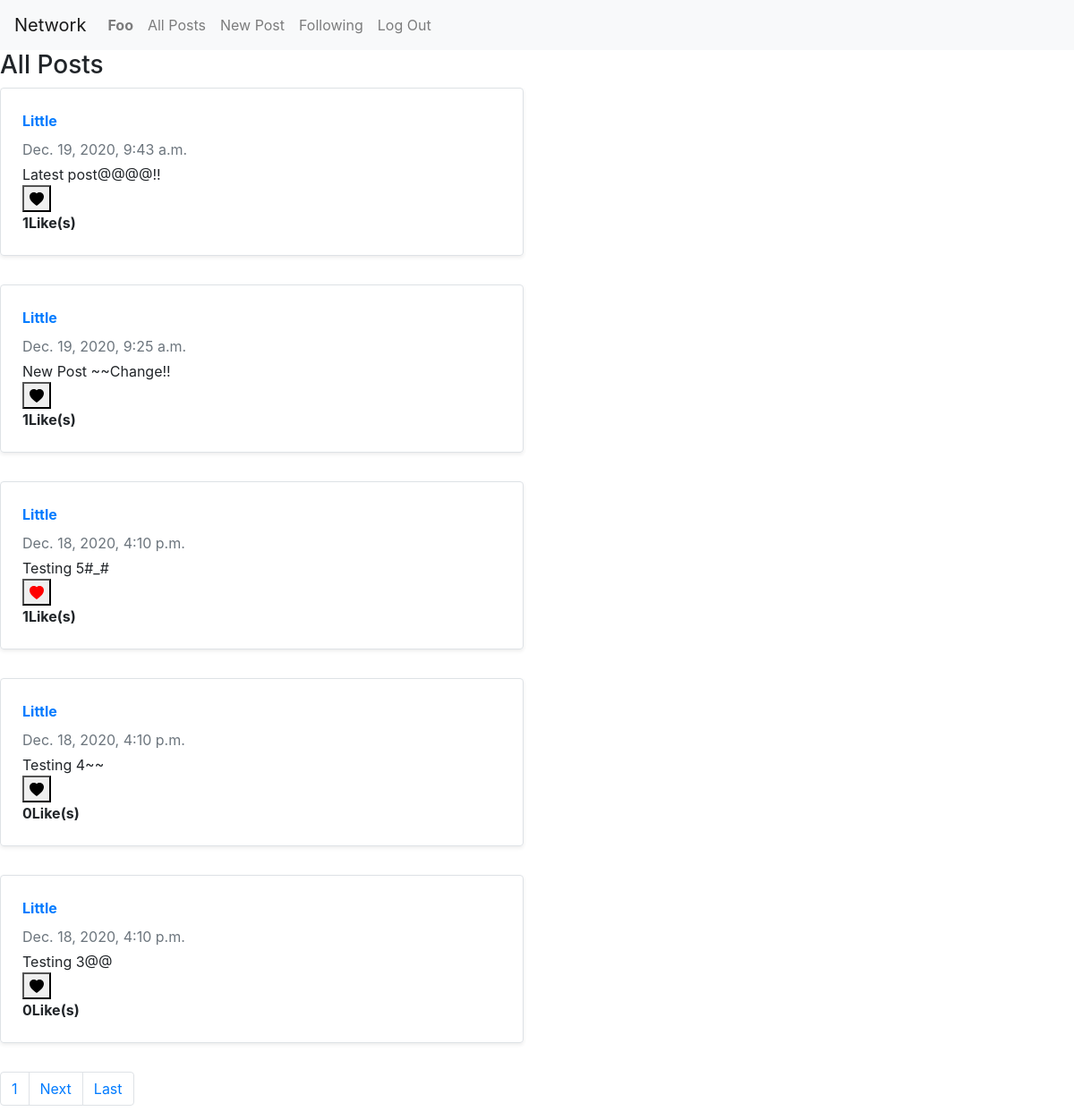
The app's page /following (signed in), older data.
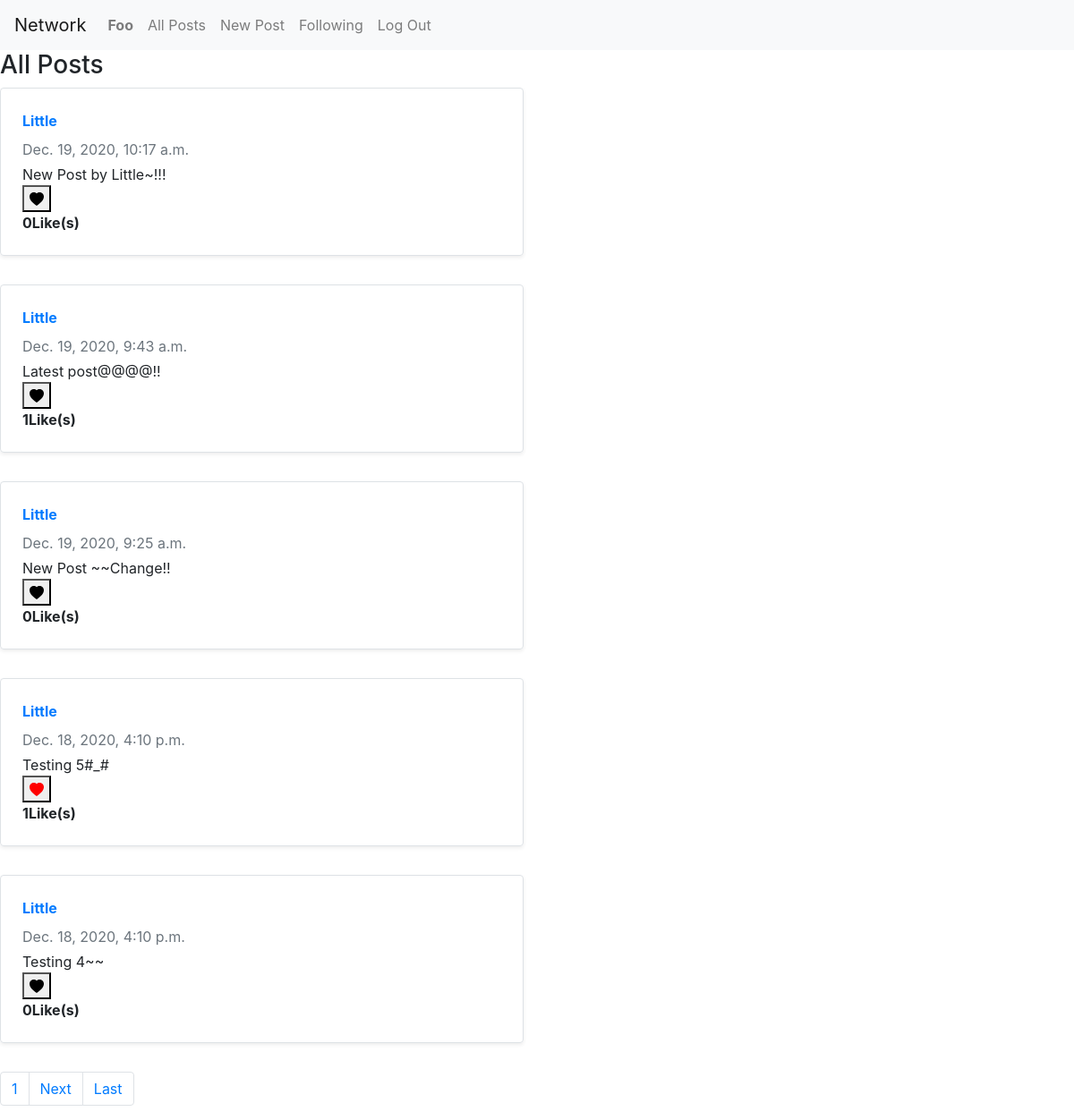
The same page, newer data.
### network/models.py (models this page shows, shortened)
class Post(models.Model):
    post_text = models.CharField(max_length=300, blank=True, null=True)
    pub_date = models.DateTimeField("date posted", auto_now_add=True)
    author = models.ForeignKey(User, on_delete=models.CASCADE, related_name="tweeter")
    likes = models.ManyToManyField(User, related_name="post_like")
    class Meta:
        ordering = ['-pub_date']

class User(AbstractUser):
    pass

### network/views.py (the view)
# urls.py: path("following", views.following, name="following"),
@login_required(login_url = '/login')
def following(request):
    all_followings = Follow.objects.get(user = request.user.id).follow_person.all()
    print(all_followings)
    all_followings_posts = Post.objects.filter(author__in = all_followings)
    paginator = Paginator(all_followings_posts, 5)
    page_number = request.GET.get('page')
    page_obj = paginator.get_page(page_number)
    liked = Post.objects.filter(likes = request.user)
    return render(request, "network/home.html", {"page_obj": page_obj, "liked":liked})

### network/templates/network/home.html (shortened to what this page needs)
{% extends "network/layout.html" %}
{% load static %}
{% block body %}
    <h3>All Posts</h3>
    {% for post in page_obj %}
        <div class="row mb-2">
            <div class="col-md-6">
            <div class="row no-gutters border rounded overflow-hidden flex-md-row mb-4 shadow-sm h-md-250 position-relative">
                <div class="col p-4 d-flex flex-column position-static">
                <a href="{% url 'profile' post.author %}"><strong class="d-inline-block mb-2 text-primary">{{ post.author|capfirst }}</strong></a>
                <div class="mb-1 text-muted">{{ post.pub_date }}</div>
                <p class="card-text mb-auto">{{ post.post_text }}</p>
                    <button type="submit" value="{{ logged_in_user }}" name="post_id" id="like-button-{{ post.id }}" onclick="like('{{post.id}}')" style=width:2em>
                        {% if post in liked %}
                        <svg width="1em" height="1em" viewBox="0 0 16 16" class="bi bi-heart-fill" style=fill:red;  id="like-svg-{{ post.id }}" xmlns="http://www.w3.org/2000/svg" >
                            <path fill-rule="evenodd" d="M8 1.314C12.438-3.248 23.534 4.735 8 15-7.534 4.736 3.562-3.248 8 1.314z"/>
                        </svg>
                        {% else %}
                        <svg width="1em" height="1em" viewBox="0 0 16 16" class="bi bi-heart-fill" style=fill:black;  id="like-svg-{{ post.id }}" xmlns="http://www.w3.org/2000/svg" >
                            <path fill-rule="evenodd" d="M8 1.314C12.438-3.248 23.534 4.735 8 15-7.534 4.736 3.562-3.248 8 1.314z"/>
                        </svg>
                        {% endif %}
                    </button>
                    <strong id="like-count-{{ post.id }}">{{ post.likes.count }}Like(s)</strong>
                </div>
            </div>
            </div>
        </div>
    {% endfor %}
    <div class="pagination">
        <nav aria-label="Page navigation example">
            <ul class="pagination justify-content-center">
                <li class="page-item"><a class="page-link" href="?page={{ page_obj.number }}">{{ page_obj.number }}</a></li>
                {% if page_obj.has_next %}
                <li class="page-item">
                <a class="page-link" href="?page={{ page_obj.next_page_number }}">Next</a>
                </li>
                <li class="page-item">
                <a class="page-link" href="?page={{ page_obj.paginator.num_pages }}">Last</a>
                </li>
                {% endif %}
            </ul>
        </nav>
    </div>
{% endblock %}

Row changes from the older to the newer data that the page shows:
no longer on this page (row unchanged): Post: author "Little", pub_date "Dec. 18, 2020, 4:10 p.m.", post_text "Testing 3@@", likes.count "0"
added Post: author "Little", pub_date "Dec. 19, 2020, 10:17 a.m.", post_text "New Post by Little~!!!", likes.count "0"
computed for Post "Dec. 19, 2020, 9:25 a.m.": likes.count "1" → "0"
